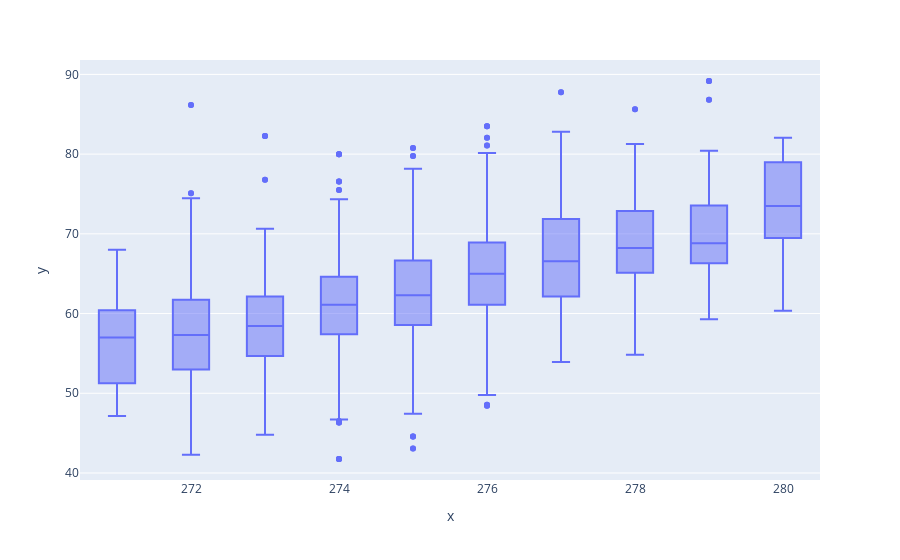

The notebook cell this image was saved under:
### Code cell
px.box(x = ((HV_pd_sliced.temperature+253)/(HV_pd_sliced.pressure/1013)).round(0),y=HV_pd_sliced.Cluster_charge_L1_V)

### Figure 1 — Plotly figure (JSON) as saved in the notebook; plotly's stock layout.template omitted (floating-point values rounded to 4 significant figures; data arrays with more than 128 entries replaced by an {"elided": "..."} marker saying what was removed)
{"data": [{"alignmentgroup": "True", "hovertemplate": "x=%{x}<br>y=%{y}<extra></extra>", "legendgroup": "", "marker": {"color": "#636efa"}, "name": "", "notched": false, "offsetgroup": "", "orientation": "v", "showlegend": false, "type": "box", "x": {"elided": "3973 int values"}, "x0": " ", "xaxis": "x", "y": {"elided": "3973 float values"}, "y0": " ", "yaxis": "y"}], "layout": {"boxmode": "group", "legend": {"tracegroupgap": 0}, "margin": {"t": 60}, "xaxis": {"anchor": "y", "domain": [0, 1], "title": {"text": "x"}}, "yaxis": {"anchor": "x", "domain": [0, 1], "title": {"text": "y"}}}}
